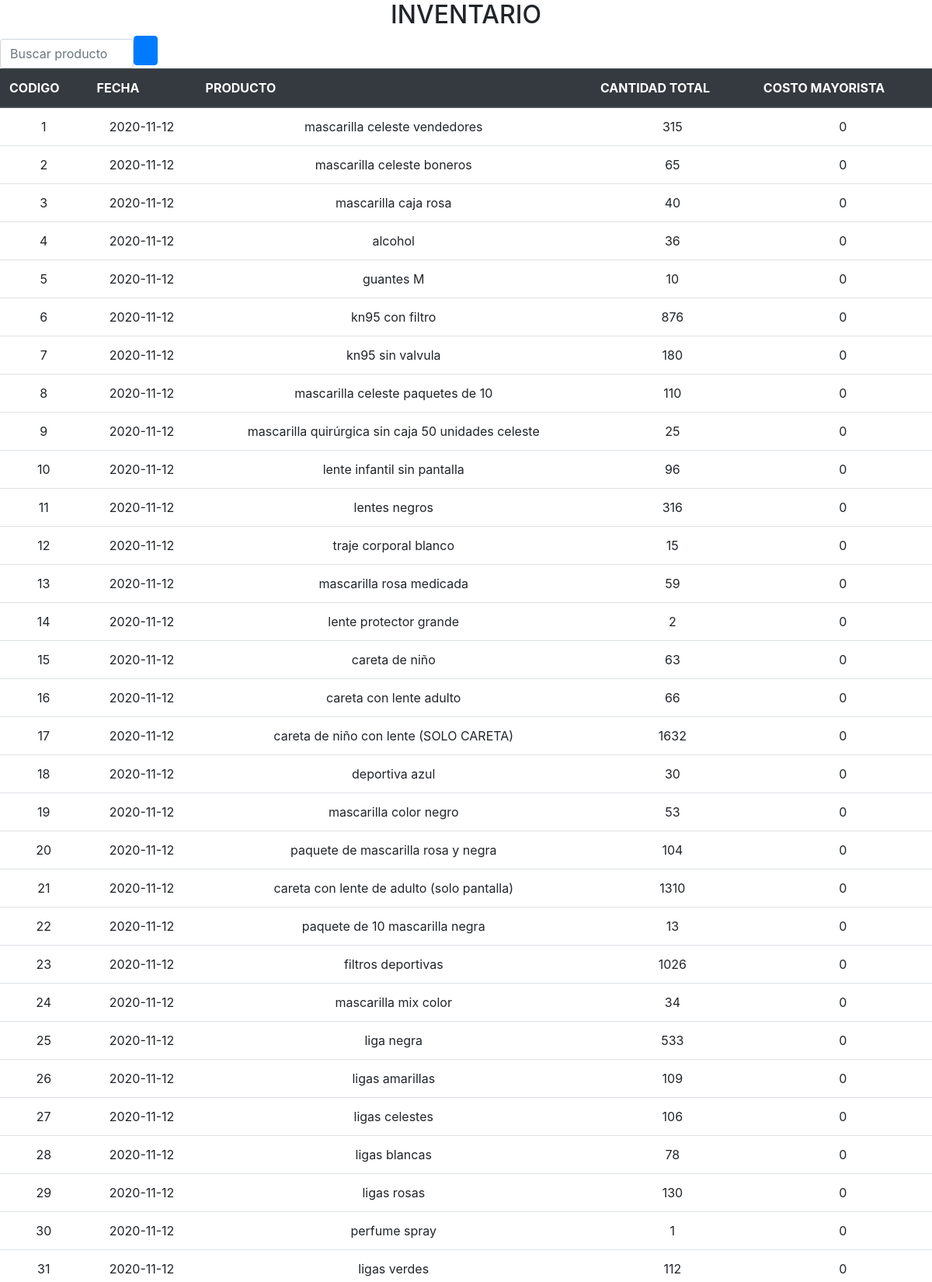
/form/form_buscar_inv.php (upper part), run on the app's committed database.
### tables this page shows
CREATE TABLE `bodega` (
  `id_bodega` int(2) NOT NULL,
  `can_dispo` int(10) NOT NULL,
  `can_calle` int(10) NOT NULL,
  `id_producto` int(2) NOT NULL,
  `costo_produc` double DEFAULT NULL,
  `valor_produc` double DEFAULT NULL,
  `can_egresa` int(20) DEFAULT NULL,
  `can_devo` int(20) DEFAULT NULL,
  `fecha_ingreso` date DEFAULT NULL,
  `id_estado` int(2) NOT NULL DEFAULT 1
);

CREATE TABLE `producto` (
  `id_producto` int(2) NOT NULL,
  `nom_produc` longtext NOT NULL,
  `des_produc` varchar(100) NOT NULL,
  `valor_produc` double DEFAULT NULL,
  `costo_produc` double DEFAULT NULL,
  `valor_mayorista` double NOT NULL,
  `can_min_bod` int(10) NOT NULL,
  `id_estado` int(2) NOT NULL
);

### config/querys.php (called while the page is built, shortened)
 <?php
  function agregar_inven($id,$can_dispo,$id_producto,$fecha_ingreso,$costo,$valor){
      $sql="insert into bodega(id_bodega, can_dispo, id_producto,fecha_ingreso,can_calle,costo_produc,valor_produc)
    values ($id,$can_dispo,$id_producto,'".$fecha_ingreso."',0,$costo,$valor);";
      return $sql;
  } function obtener_inventario(){
  $sql="select b.id_estado,b.id_producto,a.nom_produc,b.id_bodega,b.can_calle,b.costo_produc,b.valor_produc,b.can_egresa,b.can_devo,a.valor_mayorista,b.can_dispo,b.fecha_ingreso
             from bodega b
             join producto a
             on a.id_producto=b.id_producto order by b.fecha_ingreso;";
  return $sql;
  }function buscar_producto_inv()
  {
     $sql = "SELECT DISTINCT b.id_estado,b.id_producto,a.nom_produc,b.id_bodega,b.can_calle,b.costo_produc,b.valor_produc,sum(b.can_egresa) as can_total,b.can_devo,a.valor_mayorista,b.fecha_ingreso,sum(b.can_dispo) AS cantidad_total from bodega b join producto a on a.id_producto=b.id_producto and a.id_estado=1 group by nom_produc ORDER BY id_bodega ASC;";
      return $sql;
  }
?>

### form/form_buscar_inv.php (the view, shortened to what this page needs)
<?php
include_once  '../Config/querys.php';
$id_cone= conexion();
$Mostrar=buscar_producto_inv();
$sql= mysqli_query($id_cone,$Mostrar);
?>
<!DOCTYPE html>
<html lang="es">
<head>
  <link rel="stylesheet" type="text/css" href="../css/datatables.min.css">
    <link rel="stylesheet" href="../css/estilosmaq.css" >
    <link rel="stylesheet" href="../css/bootstrap-4.4.1-dist/css/bootstrap.min.css">
</head>
<body>
<header>
    <div class="consinventario">
        <h2 ><center>INVENTARIO</center></h2>
    </div>
</header>
<div class="demo">
    <form method="POST" class="form-search" action="form_buscar_inv.php" >
        <div class="input-group">
            <div>
                <input name="txt_producto" class="form-control form-text" maxlength="60" placeholder="Buscar producto" size="10" type="text" />
            </div>
            <div>
            <button type="submit" class="btn btn-primary"><i class="fa fa-search fa-lg"> &nbsp; </i></button>
            </div>
        </div>
    </form>
</div>
<div class="table-responsive  table-hover" >
    <table class="table">
      <thead class="thead-dark">
        <tr>
            <th> CODIGO </th>
            <th> FECHA</th>
            <th> PRODUCTO </th>
            <th> CANTIDAD TOTAL</th>
            <th> COSTO MAYORISTA</th>
        </tr>
        </thead>
        <tbody>
        <?php
        while($fila = Mysqli_fetch_array($sql)){
            ?>
            <tr>
                <td> <center> <?php echo $fila ["id_bodega"]?> </center> </td>
                <td> <center> <?php echo $fila['fecha_ingreso'] ?>  </center> </td>
                <td> <center> <?php echo $fila ['nom_produc']?> </center> </td>
                <td> <center> <?php echo $fila ['cantidad_total']?> </center> </td>
                <td> <center> <?php echo $fila['valor_mayorista'] ?>  </center> </td>
            </tr>
            <?php
          }
        ?>
        </tbody>
</div>
</body>
</body>
</html>

### css/estilosmaq.css (style rules this page uses)
body { background-repeat: no-repeat; background-image: url(../imagenes/logo.png); background-position: 50% -30%; overflow-x: hidden; }

### data on the page
bodega: id_bodega "1", fecha_ingreso "2020-11-12", id_producto.nom_produc "mascarilla celeste vendedores", cantidad_total "315", id_producto.valor_mayorista "0"
bodega: id_bodega "2", fecha_ingreso "2020-11-12", id_producto.nom_produc "mascarilla celeste boneros", cantidad_total "65", id_producto.valor_mayorista "0"
bodega: id_bodega "3", fecha_ingreso "2020-11-12", id_producto.nom_produc "mascarilla caja rosa", cantidad_total "40", id_producto.valor_mayorista "0"
bodega: id_bodega "4", fecha_ingreso "2020-11-12", id_producto.nom_produc "alcohol", cantidad_total "36", id_producto.valor_mayorista "0"
bodega: id_bodega "5", fecha_ingreso "2020-11-12", id_producto.nom_produc "guantes M", cantidad_total "10", id_producto.valor_mayorista "0"
bodega: id_bodega "6", fecha_ingreso "2020-11-12", id_producto.nom_produc "kn95 con filtro", cantidad_total "876", id_producto.valor_mayorista "0"
bodega: id_bodega "7", fecha_ingreso "2020-11-12", id_producto.nom_produc "kn95 sin valvula", cantidad_total "180", id_producto.valor_mayorista "0"
bodega: id_bodega "8", fecha_ingreso "2020-11-12", id_producto.nom_produc "mascarilla celeste paquetes de 10", cantidad_total "110", id_producto.valor_mayorista "0"
bodega: id_bodega "9", fecha_ingreso "2020-11-12", id_producto.nom_produc "mascarilla quirúrgica sin caja 50 unidades celeste", cantidad_total "25", id_producto.valor_mayorista "0"
bodega: id_bodega "10", fecha_ingreso "2020-11-12", id_producto.nom_produc "lente infantil sin pantalla", cantidad_total "96", id_producto.valor_mayorista "0"
bodega: id_bodega "11", fecha_ingreso "2020-11-12", id_producto.nom_produc "lentes negros", cantidad_total "316", id_producto.valor_mayorista "0"
bodega: id_bodega "12", fecha_ingreso "2020-11-12", id_producto.nom_produc "traje corporal blanco", cantidad_total "15", id_producto.valor_mayorista "0"
bodega: id_bodega "13", fecha_ingreso "2020-11-12", id_producto.nom_produc "mascarilla rosa medicada", cantidad_total "59", id_producto.valor_mayorista "0"
bodega: id_bodega "14", fecha_ingreso "2020-11-12", id_producto.nom_produc "lente protector grande", cantidad_total "2", id_producto.valor_mayorista "0"
bodega: id_bodega "15", fecha_ingreso "2020-11-12", id_producto.nom_produc "careta de niño", cantidad_total "63", id_producto.valor_mayorista "0"
bodega: id_bodega "16", fecha_ingreso "2020-11-12", id_producto.nom_produc "careta con lente adulto", cantidad_total "66", id_producto.valor_mayorista "0"
bodega: id_bodega "17", fecha_ingreso "2020-11-12", id_producto.nom_produc "careta de niño con lente (SOLO CARETA)", cantidad_total "1632", id_producto.valor_mayorista "0"
bodega: id_bodega "18", fecha_ingreso "2020-11-12", id_producto.nom_produc "deportiva azul", cantidad_total "30", id_producto.valor_mayorista "0"
bodega: id_bodega "19", fecha_ingreso "2020-11-12", id_producto.nom_produc "mascarilla color negro", cantidad_total "53", id_producto.valor_mayorista "0"
bodega: id_bodega "20", fecha_ingreso "2020-11-12", id_producto.nom_produc "paquete de mascarilla rosa y negra", cantidad_total "104", id_producto.valor_mayorista "0"
bodega: id_bodega "21", fecha_ingreso "2020-11-12", id_producto.nom_produc "careta con lente de adulto (solo pantalla)", cantidad_total "1310", id_producto.valor_mayorista "0"
bodega: id_bodega "22", fecha_ingreso "2020-11-12", id_producto.nom_produc "paquete de 10 mascarilla negra", cantidad_total "13", id_producto.valor_mayorista "0"
bodega: id_bodega "23", fecha_ingreso "2020-11-12", id_producto.nom_produc "filtros deportivas", cantidad_total "1026", id_producto.valor_mayorista "0"
bodega: id_bodega "24", fecha_ingreso "2020-11-12", id_producto.nom_produc "mascarilla mix color", cantidad_total "34", id_producto.valor_mayorista "0"
bodega: id_bodega "25", fecha_ingreso "2020-11-12", id_producto.nom_produc "liga negra", cantidad_total "533", id_producto.valor_mayorista "0"
bodega: id_bodega "26", fecha_ingreso "2020-11-12", id_producto.nom_produc "ligas amarillas", cantidad_total "109", id_producto.valor_mayorista "0"
bodega: id_bodega "27", fecha_ingreso "2020-11-12", id_producto.nom_produc "ligas celestes", cantidad_total "106", id_producto.valor_mayorista "0"
bodega: id_bodega "28", fecha_ingreso "2020-11-12", id_producto.nom_produc "ligas blancas", cantidad_total "78", id_producto.valor_mayorista "0"
bodega: id_bodega "29", fecha_ingreso "2020-11-12", id_producto.nom_produc "ligas rosas", cantidad_total "130", id_producto.valor_mayorista "0"
bodega: id_bodega "30", fecha_ingreso "2020-11-12", id_producto.nom_produc "perfume spray", cantidad_total "1", id_producto.valor_mayorista "0"
bodega: id_bodega "31", fecha_ingreso "2020-11-12", id_producto.nom_produc "ligas verdes", cantidad_total "112", id_producto.valor_mayorista "0"
